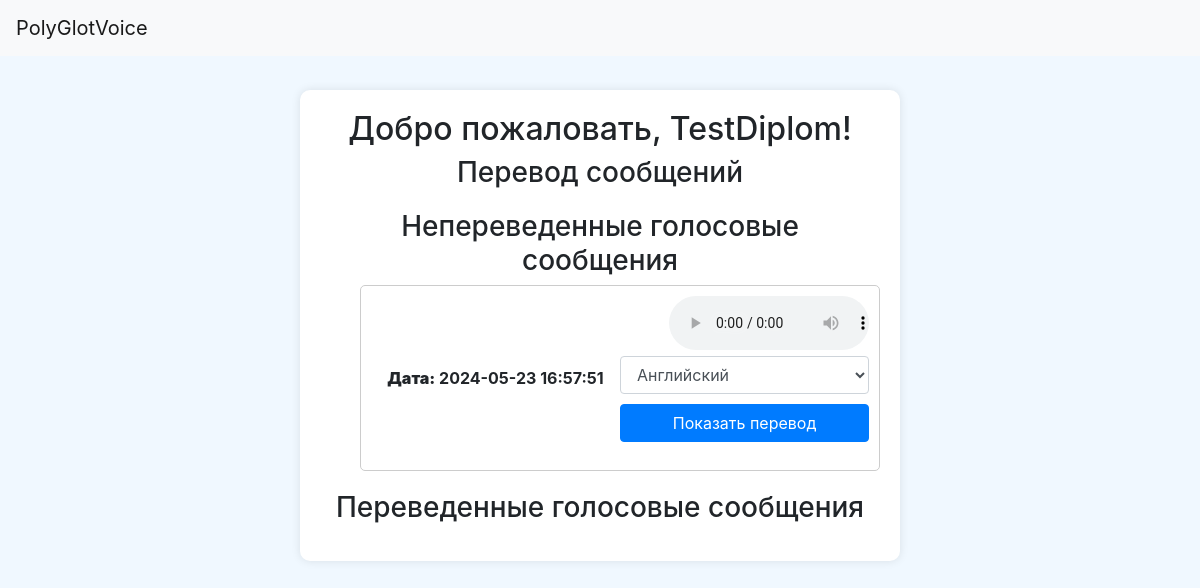
Page /translate (signed in) on the earlier database version.
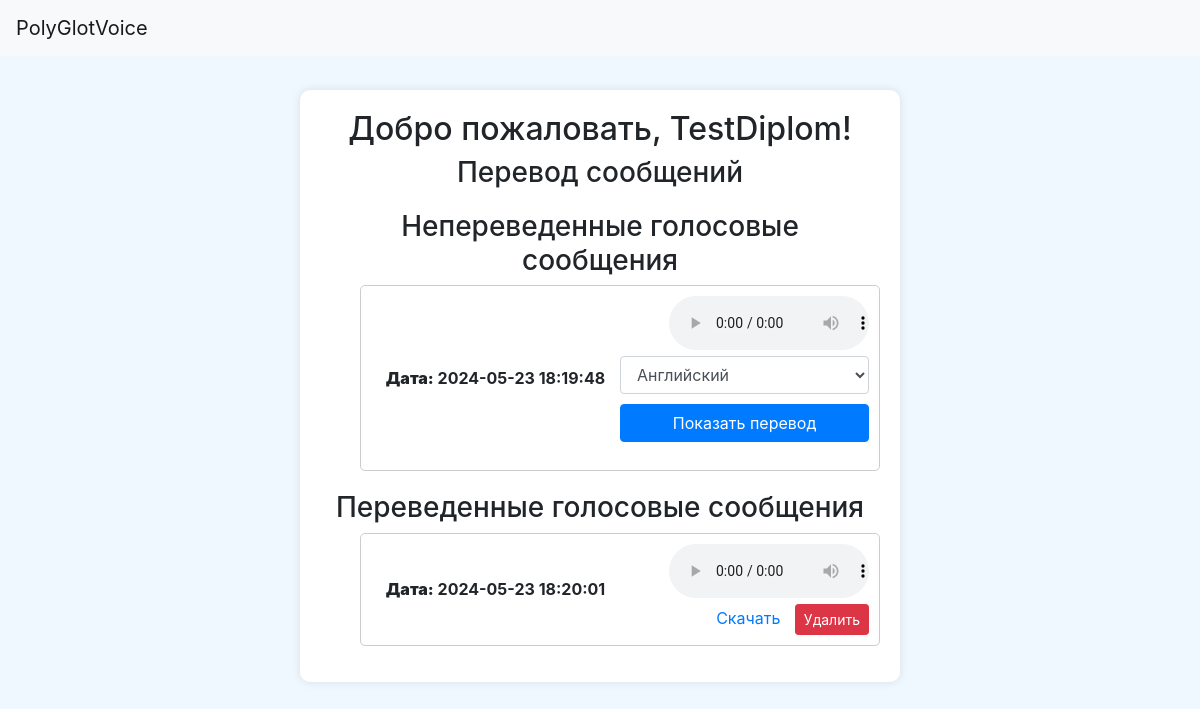
Same page on the later database version.
### models.py (models this page shows)
class User(Base):
    __tablename__ = "users"
    id = Column(Integer, primary_key=True, index=True)
    nickname = Column(String, unique=True, index=True)
    first_name = Column(String)
    last_name = Column(String)
    email = Column(String, unique=True, index=True)
    phone = Column(String, unique=True, index=True)
    hashed_password = Column(String)
    messages = relationship("Message", back_populates="owner")

class Message(Base):
    __tablename__ = "messages"
    id = Column(Integer, primary_key=True, index=True)
    user_id = Column(Integer, ForeignKey("users.id"))
    message_type = Column(String)
    content = Column(String)
    translated = Column(Boolean, default=False)
    created_at = Column(DateTime, default=func.now())
    language = Column(String)  # Новое поле для хранения языка
    owner = relationship("User", back_populates="messages")

### main.py (the view)
@app.get("/translate", response_class=HTMLResponse)
async def read_translate(request: Request, session_data: UserSession = Depends(get_session_data),
                         db: Session = Depends(get_db)):
    user = db.query(User).filter(User.id == session_data.user_id).first()
    if user is None:
        raise HTTPException(status_code=404, detail="User not found")
    untranslated_messages = db.query(Message).filter(Message.user_id == user.id, Message.message_type == 'voice',
                                                     Message.translated == False).all()
    translated_messages = db.query(Message).filter(Message.user_id == user.id, Message.message_type == 'voice',
                                                   Message.translated == True).all()
    return templates.TemplateResponse("translate.html", {
        "request": request,
        "user": user,
        "untranslated_messages": untranslated_messages,
        "translated_messages": translated_messages
    })

### templates/translate.html (shortened to what this page needs)
<!DOCTYPE html>
<html lang="ru">
<head>
    <link href="https://stackpath.bootstrapcdn.com/bootstrap/4.5.2/css/bootstrap.min.css" rel="stylesheet">
</head>
<body>
<nav class="navbar navbar-expand-lg navbar-light bg-light fixed-top">
    <a class="navbar-brand" href="#">PolyGlotVoice</a>
</nav>
<div class="content-container">
    <div class="form-container">
        <h2>Добро пожаловать, {{ user.nickname }}!</h2>
        <h3>Перевод сообщений</h3>
        <div class="message-section">
            <h3>Непереведенные голосовые сообщения</h3>
            <ul>
                {% for message in untranslated_messages %}
                    <li class="message-item">
                        <div class="message-date"><strong>Дата:</strong> {{ message.created_at }}</div>
                        <div class="message-actions">
                            <audio controls><source src="{{ message.content }}" type="audio/mpeg">Ваш браузер не поддерживает элемент audio.</audio>
                            <form class="translateForm">
                                <select name="target_language" class="form-control">
                                    <option value="en">Английский</option>
                                </select>
                                <button type="submit" class="btn btn-primary btn-custom">Показать перевод</button>
                            </form>
                        </div>
                    </li>
                {% endfor %}
            </ul>
        </div>
        <div class="message-section">
            <h3>Переведенные голосовые сообщения</h3>
            <ul>
                {% for message in translated_messages %}
                    <li class="message-item">
                        <div class="message-date"><strong>Дата:</strong> {{ message.created_at }}</div>
                        <div class="message-actions">
                            <audio controls><source src="{{ message.content }}" type="audio/mpeg">Ваш браузер не поддерживает элемент audio.</audio>
                            <a href="{{ message.content }}" download>Скачать</a>
                            <button class="btn btn-danger btn-sm delete-button" data-message-id="{{ message.id }}">Удалить</button>
                        </div>
                    </li>
                {% endfor %}
            </ul>
        </div>
    </div>
</div>
</body>
</html>

### templates/translate.html (style rules this page uses)
body { background-color: #f0f8ff; padding-top: 70px; }
.form-container { background: white; padding: 20px; border-radius: 10px; box-shadow: 0 0 10px rgba(0, 0, 0, 0.1); max-width: 600px; margin: auto; margin-top: 20px; text-align: center; }
.btn-custom { width: 100%; margin: 10px 0; }
.message-section { margin-top: 20px; }
.message-item { border: 1px solid #ccc; border-radius: 5px; padding: 10px; margin-bottom: 10px; display: flex; align-items: center; justify-content: space-between; }
.message-item div { flex: 1; }
.message-item .message-date { font-weight: bold; }
.message-item .message-actions { text-align: right; }
.message-item .message-actions a { margin-right: 10px; }
.message-item .message-actions audio { max-width: 200px; }

Differences in the rows shown:
removed Message: created_at "2024-05-23 16:57:51", shown under "Непереведенные голосовые сообщения"
added Message: created_at "2024-05-23 18:19:48", shown under "Непереведенные голосовые сообщения"
added Message: created_at "2024-05-23 18:20:01", shown under "Переведенные голосовые сообщения"
